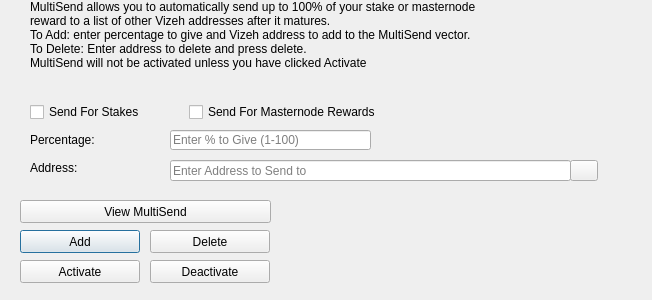
<?xml version="1.0" encoding="UTF-8"?>
<ui version="4.0">
 <class>MultiSendDialog</class>
 <widget class="QDialog" name="MultiSendDialog">
  <property name="windowModality">
   <enum>Qt::NonModal</enum>
  </property>
  <property name="geometry">
   <rect>
    <x>0</x>
    <y>0</y>
    <width>652</width>
    <height>300</height>
   </rect>
  </property>
  <property name="windowTitle">
   <string>MultiSend</string>
  </property>
  <widget class="QLineEdit" name="multiSendPercentEdit">
   <property name="geometry">
    <rect>
     <x>170</x>
     <y>130</y>
     <width>201</width>
     <height>20</height>
    </rect>
   </property>
   <property name="toolTip">
    <string>Enter whole numbers 1 - 100</string>
   </property>
   <property name="placeholderText">
    <string>Enter % to Give (1-100)</string>
   </property>
  </widget>
  <widget class="QLineEdit" name="multiSendAddressEdit">
   <property name="geometry">
    <rect>
     <x>170</x>
     <y>160</y>
     <width>401</width>
     <height>21</height>
    </rect>
   </property>
   <property name="toolTip">
    <string/>
   </property>
   <property name="placeholderText">
    <string>Enter Address to Send to</string>
   </property>
  </widget>
  <widget class="QLabel" name="label_2">
   <property name="geometry">
    <rect>
     <x>30</x>
     <y>0</y>
     <width>451</width>
     <height>121</height>
    </rect>
   </property>
   <property name="lineWidth">
    <number>1</number>
   </property>
   <property name="text">
    <string>MultiSend allows you to automatically send up to 100% of your stake or masternode reward to a list of other Vizeh addresses after it matures.
To Add: enter percentage to give and Vizeh address to add to the MultiSend vector.
To Delete: Enter address to delete and press delete.
MultiSend will not be activated unless you have clicked Activate</string>
   </property>
   <property name="alignment">
    <set>Qt::AlignLeading|Qt::AlignLeft|Qt::AlignTop</set>
   </property>
   <property name="wordWrap">
    <bool>true</bool>
   </property>
  </widget>
  <widget class="QLabel" name="message">
   <property name="geometry">
    <rect>
     <x>290</x>
     <y>200</y>
     <width>351</width>
     <height>91</height>
    </rect>
   </property>
   <property name="text">
    <string/>
   </property>
  </widget>
  <widget class="QPushButton" name="addButton">
   <property name="geometry">
    <rect>
     <x>20</x>
     <y>230</y>
     <width>120</width>
     <height>23</height>
    </rect>
   </property>
   <property name="toolTip">
    <string/>
   </property>
   <property name="statusTip">
    <string>Add to MultiSend Vector</string>
   </property>
   <property name="text">
    <string>Add</string>
   </property>
  </widget>
  <widget class="QPushButton" name="disableButton">
   <property name="geometry">
    <rect>
     <x>150</x>
     <y>260</y>
     <width>120</width>
     <height>23</height>
    </rect>
   </property>
   <property name="statusTip">
    <string>Deactivate MultiSend</string>
   </property>
   <property name="text">
    <string>Deactivate</string>
   </property>
  </widget>
  <widget class="QPushButton" name="addressBookButton">
   <property name="geometry">
    <rect>
     <x>570</x>
     <y>160</y>
     <width>28</width>
     <height>21</height>
    </rect>
   </property>
   <property name="toolTip">
    <string>Choose an address from the address book</string>
   </property>
   <property name="text">
    <string/>
   </property>
   <property name="icon">
    <iconset resource="../Vizeh.qrc">
     <normaloff>:/icons/address-book</normaloff>:/icons/address-book</iconset>
   </property>
   <property name="shortcut">
    <string>Alt+A</string>
   </property>
   <property name="autoDefault">
    <bool>false</bool>
   </property>
  </widget>
  <widget class="QLabel" name="label">
   <property name="geometry">
    <rect>
     <x>30</x>
     <y>130</y>
     <width>121</width>
     <height>20</height>
    </rect>
   </property>
   <property name="toolTip">
    <string>Percentage of stake to send</string>
   </property>
   <property name="text">
    <string>Percentage:</string>
   </property>
  </widget>
  <widget class="QLabel" name="label_5">
   <property name="geometry">
    <rect>
     <x>30</x>
     <y>160</y>
     <width>111</width>
     <height>16</height>
    </rect>
   </property>
   <property name="toolTip">
    <string>Address to send portion of stake to</string>
   </property>
   <property name="text">
    <string>Address:</string>
   </property>
  </widget>
  <widget class="QPushButton" name="deleteButton">
   <property name="geometry">
    <rect>
     <x>150</x>
     <y>230</y>
     <width>120</width>
     <height>23</height>
    </rect>
   </property>
   <property name="toolTip">
    <string/>
   </property>
   <property name="statusTip">
    <string>Delete Address From MultiSend Vector</string>
   </property>
   <property name="text">
    <string>Delete</string>
   </property>
  </widget>
  <widget class="QPushButton" name="activateButton">
   <property name="geometry">
    <rect>
     <x>20</x>
     <y>260</y>
     <width>120</width>
     <height>23</height>
    </rect>
   </property>
   <property name="statusTip">
    <string>Activate MultiSend</string>
   </property>
   <property name="text">
    <string>Activate</string>
   </property>
  </widget>
  <widget class="QPushButton" name="viewButton">
   <property name="geometry">
    <rect>
     <x>20</x>
     <y>200</y>
     <width>251</width>
     <height>23</height>
    </rect>
   </property>
   <property name="toolTip">
    <string/>
   </property>
   <property name="statusTip">
    <string>View MultiSend Vector</string>
   </property>
   <property name="text">
    <string>View MultiSend</string>
   </property>
  </widget>
  <widget class="QWidget" name="horizontalLayoutWidget">
   <property name="geometry">
    <rect>
     <x>30</x>
     <y>100</y>
     <width>351</width>
     <height>24</height>
    </rect>
   </property>
   <layout class="QHBoxLayout" name="horizontalLayout">
    <item>
     <widget class="QCheckBox" name="multiSendStakeCheckBox">
      <property name="text">
       <string>Send For Stakes</string>
      </property>
     </widget>
    </item>
    <item>
     <widget class="QCheckBox" name="multiSendMasternodeCheckBox">
      <property name="text">
       <string>Send For Masternode Rewards</string>
      </property>
     </widget>
    </item>
   </layout>
  </widget>
 </widget>
 <resources>
  <include location="../Vizeh.qrc"/>
 </resources>
 <connections/>
</ui>
